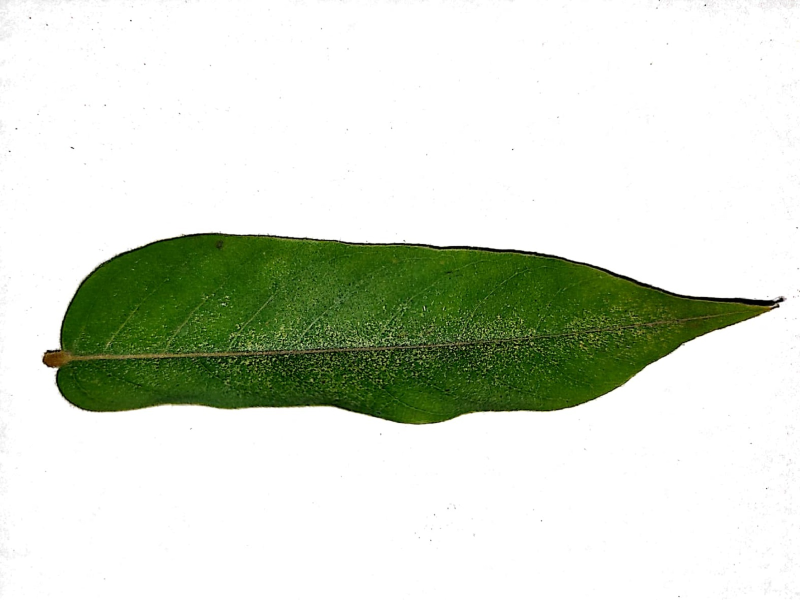
#> input picture Belimbing Wuluh/006.jpg, 1600 x 1200 px, found by its file name (shown at 1/2 size)
$ jupyter execute masking.ipynb   (shell and % lines are left out)
#> lines starting #> are read from the running program, lines starting #| are printed output that depends on the picture; after the words box and inside, x2 and y2 are one past the last pixel; in counts of white or black regions, pixels touching at a corner belong together
<a href="https://colab.research.google.com/github/zidan-m41/KC/blob/main/image_fundamental/masking.ipynb" target="_parent"></a>

[cell 1]
# import the necessary packages
from matplotlib import pyplot as plt
import numpy as np
import argparse
import cv2

[cell 2]
def plt_imshow(title, image):
	# convert the image frame BGR to RGB color space and display it
	image = cv2.cvtColor(image, cv2.COLOR_BGR2RGB)
	plt.imshow(image)
	plt.title(title)
	plt.grid(False)
	plt.show()

[cell 3]
# since we are using Jupyter Notebooks we can replace our argument
# parsing code with *hard coded* arguments and values
args = {
	"image": "006.jpg"
}

[cell 4]
# load the original input image and display it to our screen
image = cv2.imread(args["image"])
#> image is the input picture: shape (1200, 1600, 3); mean B, G, R 205.8, 219.5, 212.5
plt_imshow("Original", image)

# a mask is the same size as our image, but has only two pixel
# values, 0 and 255 -- pixels with a value of 0 (background) are
# ignored in the original image while mask pixels with a value of
# 255 (foreground) are allowed to be kept
mask = np.zeros(image.shape[:2], dtype="uint8")
cv2.rectangle(mask, (0, 90), (620, 700), 255, -1)
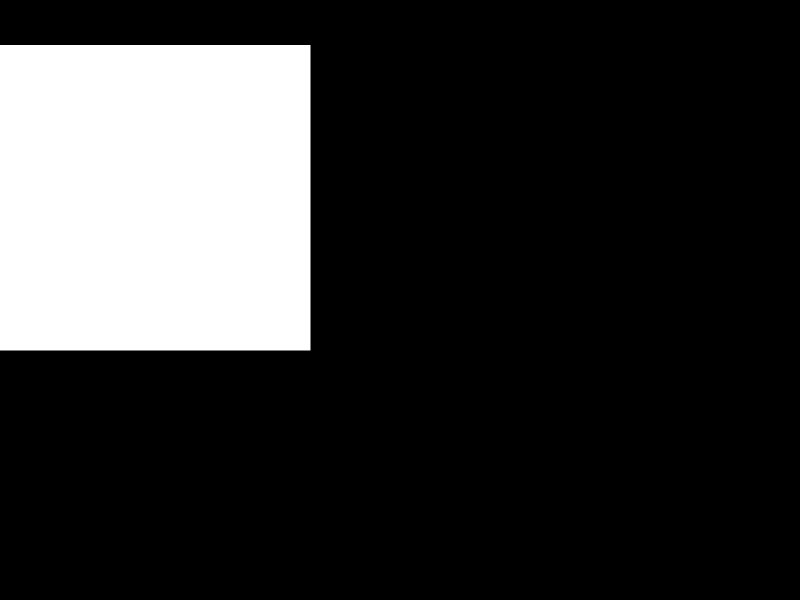
#> mask: shape (1200, 1600) (shown at 1/2 size); 19.8% white; 1 white region, box (x1, y1, x2, y2) and area: (0, 90, 621, 701) 379431
plt_imshow("Rectangular Mask", mask)

# apply our mask -- notice how only the person in the image is
# cropped out
masked = cv2.bitwise_and(image, image, mask=mask)
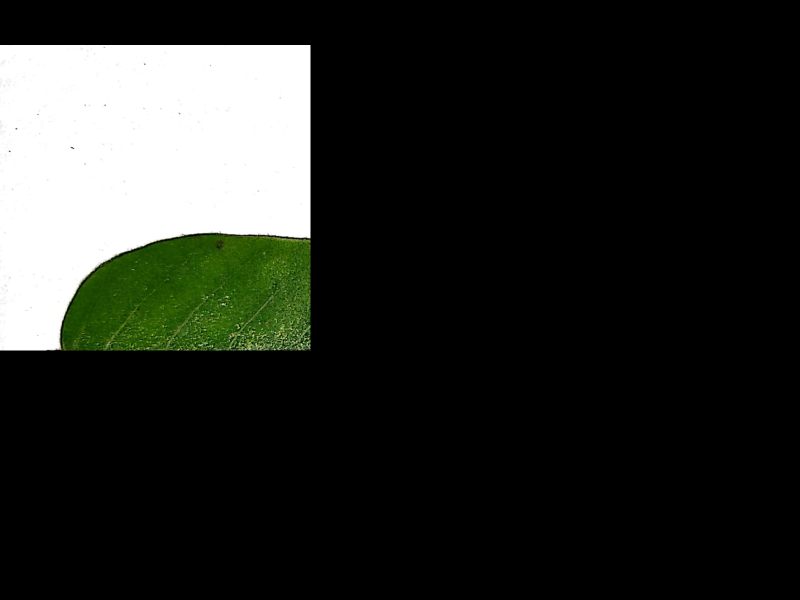
#> masked: shape (1200, 1600, 3) (shown at 1/2 size); mean B, G, R 37.4, 41.4, 39.2
plt_imshow("Mask Applied to Image", masked)

[cell 5]
# now, let's make a circular mask with a radius of 100 pixels and
# apply the mask again
mask = np.zeros(image.shape[:2], dtype="uint8")
cv2.circle(mask, (145, 600), 100, 255, -1)
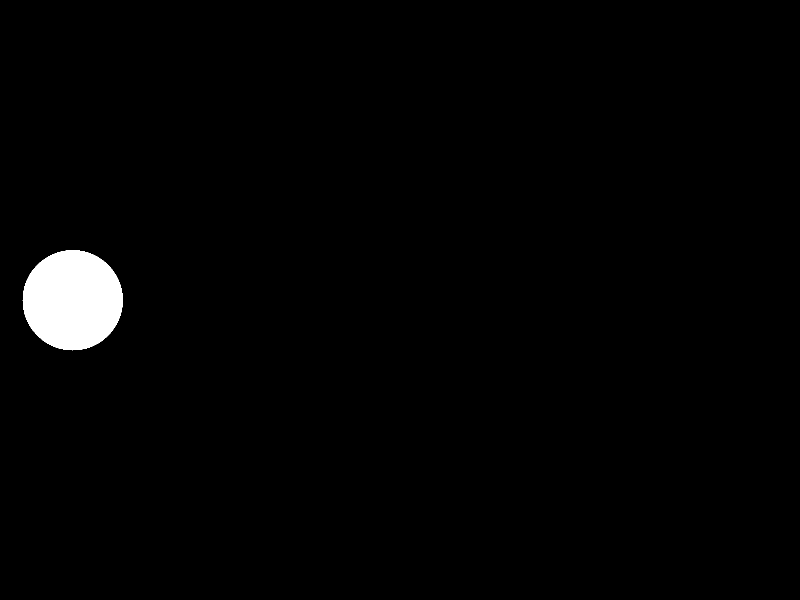
#> mask: shape (1200, 1600) (shown at 1/2 size); 1.6% white; 1 white region, box (x1, y1, x2, y2) and area: (45, 500, 246, 701) 31417
masked = cv2.bitwise_and(image, image, mask=mask)

# show the output images
plt_imshow("Circular Mask", mask)
plt_imshow("Mask Applied to Image", masked)

$ run again, with Belimbing Wuluh/001.jpg copied over Belimbing Wuluh/006.jpg
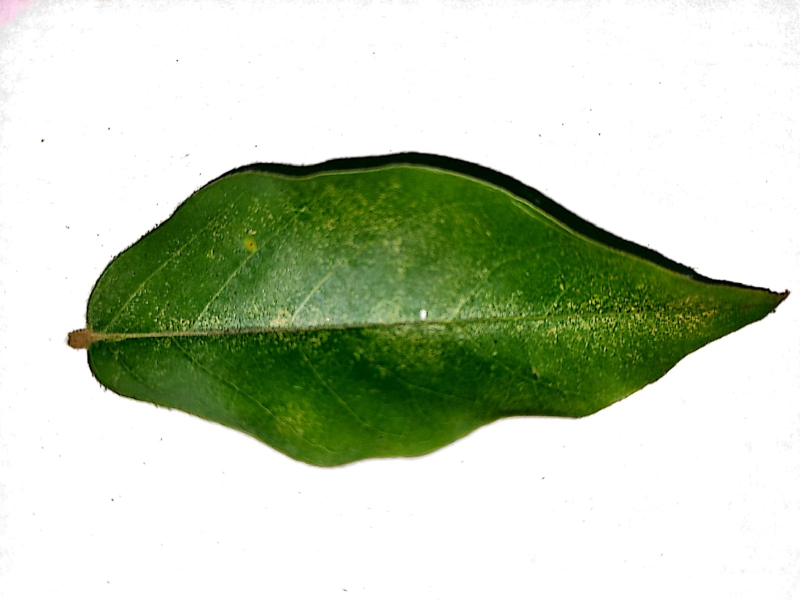
#> input picture Belimbing Wuluh/001.jpg, 1600 x 1200 px, found by its file name (shown at 1/2 size)
#> image is the input picture: shape (1200, 1600, 3); mean B, G, R 184.1, 206.5, 194.9
#> image: shape (1200, 1600, 3); 19.8% white; 1 white region, box (x1, y1, x2, y2) and area: (0, 90, 621, 701) 379431
#> `masked = cv2.bitwise_and(image, image, mask=mask)`:
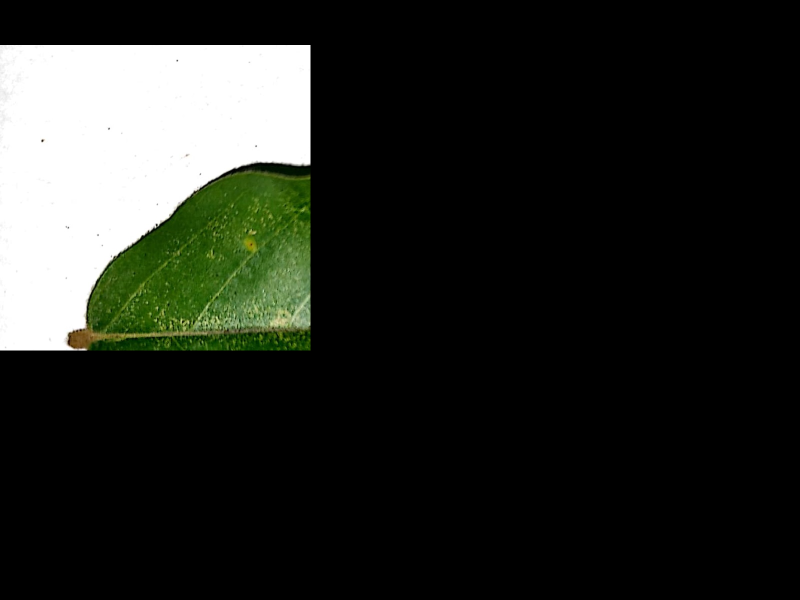
#> masked: shape (1200, 1600, 3) (shown at 1/2 size); mean B, G, R 34.4, 39.3, 36.8
#> image: shape (1200, 1600, 3); 1.6% white; 1 white region, box (x1, y1, x2, y2) and area: (45, 500, 246, 701) 31417

$ run again, with Belimbing Wuluh/002.jpg copied over Belimbing Wuluh/006.jpg
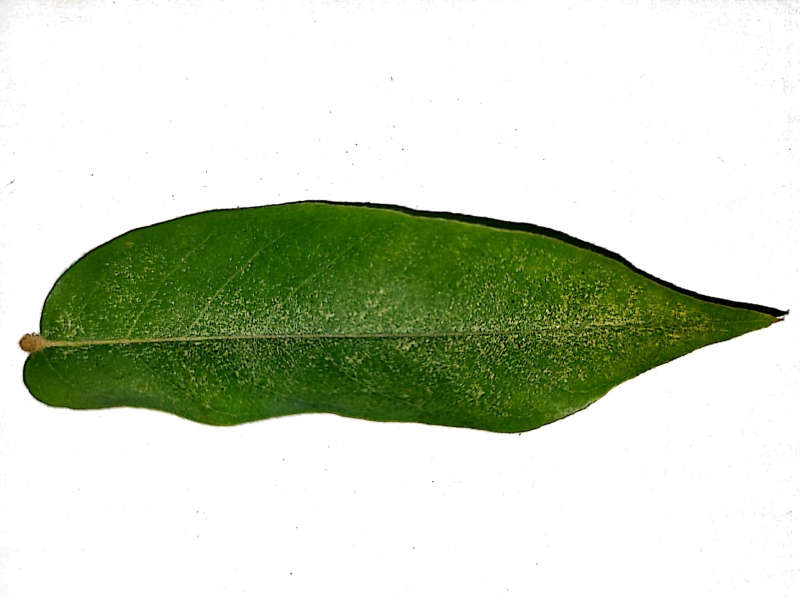
#> input picture Belimbing Wuluh/002.jpg, 1600 x 1200 px, found by its file name (shown at 1/2 size)
#> image is the input picture: shape (1200, 1600, 3); mean B, G, R 192.9, 212.3, 203.4
#> image: shape (1200, 1600, 3); 19.8% white; 1 white region, box (x1, y1, x2, y2) and area: (0, 90, 621, 701) 379431
#> `masked = cv2.bitwise_and(image, image, mask=mask)`:
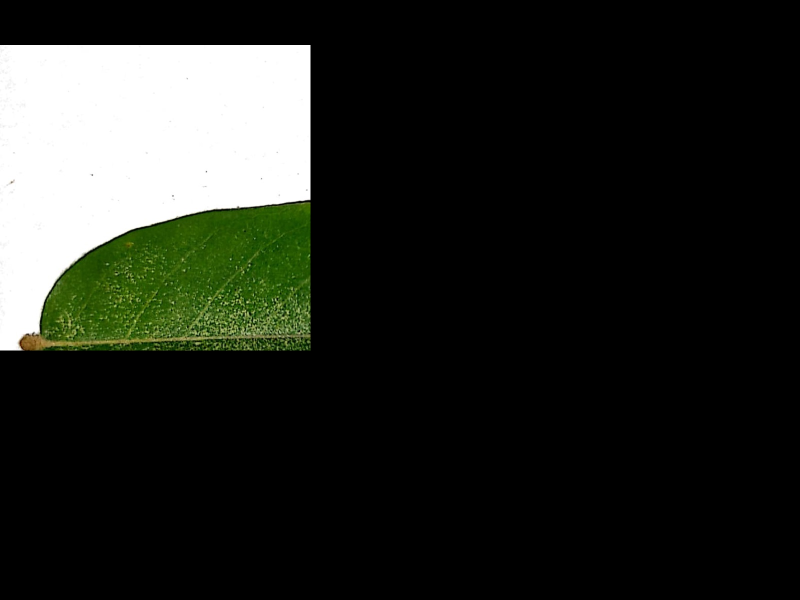
#> masked: shape (1200, 1600, 3) (shown at 1/2 size); mean B, G, R 33.7, 39, 36.4
#> image: shape (1200, 1600, 3); 1.6% white; 1 white region, box (x1, y1, x2, y2) and area: (45, 500, 246, 701) 31417

$ run again, with Belimbing Wuluh/003.jpg copied over Belimbing Wuluh/006.jpg
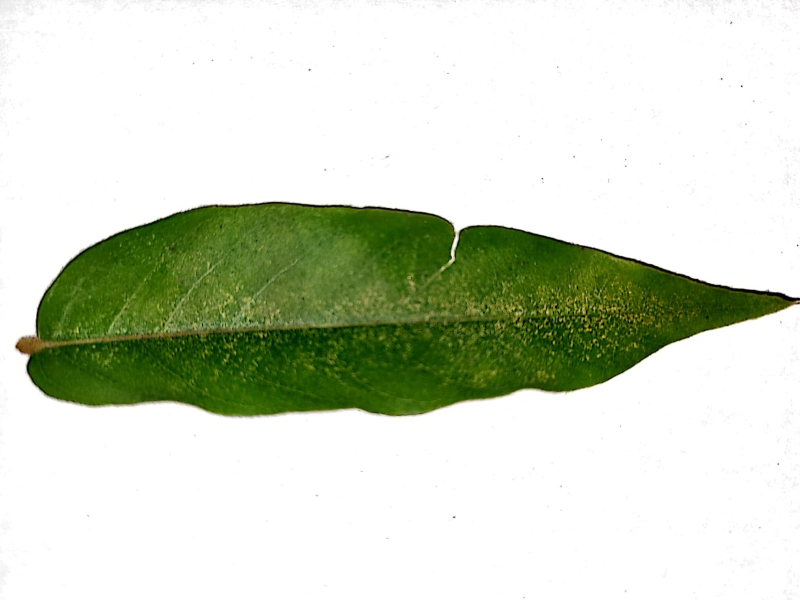
#> input picture Belimbing Wuluh/003.jpg, 1600 x 1200 px, found by its file name (shown at 1/2 size)
#> image is the input picture: shape (1200, 1600, 3); mean B, G, R 197.3, 215.6, 207.9
#> image: shape (1200, 1600, 3); 19.8% white; 1 white region, box (x1, y1, x2, y2) and area: (0, 90, 621, 701) 379431
#> `masked = cv2.bitwise_and(image, image, mask=mask)`:
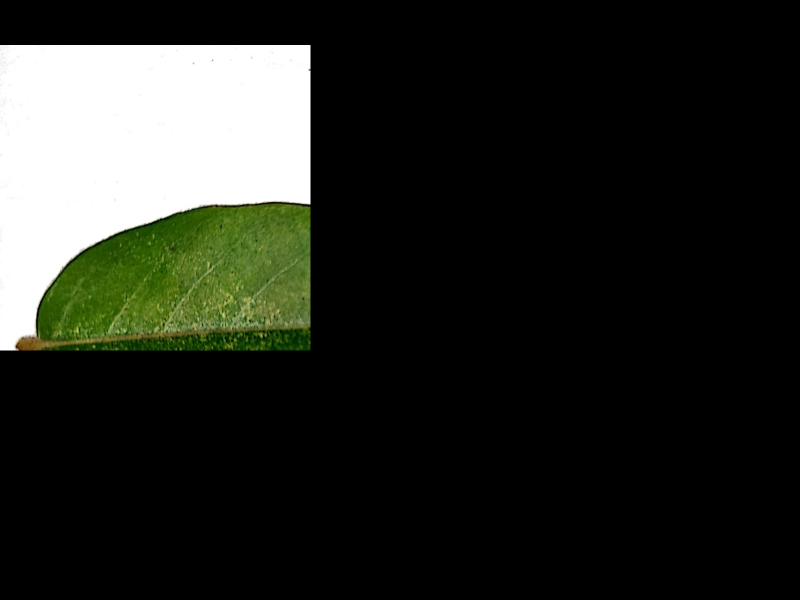
#> masked: shape (1200, 1600, 3) (shown at 1/2 size); mean B, G, R 33.8, 39.4, 37.2
#> image: shape (1200, 1600, 3); 1.6% white; 1 white region, box (x1, y1, x2, y2) and area: (45, 500, 246, 701) 31417
